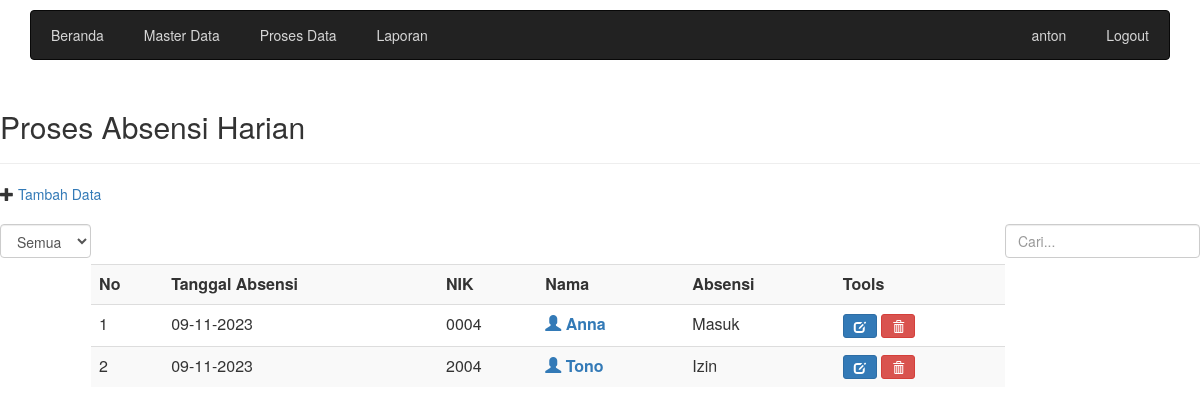
/absenhari_data.php (signed in), run on the app's committed database.
### tables this page shows
CREATE TABLE `absen_harian` (
  `id_absen_harian` int(11) NOT NULL,
  `tgl_absensi` date NOT NULL,
  `nik` varchar(10) NOT NULL,
  `absensi` varchar(16) NOT NULL,
  `keterangan` text NOT NULL
);

CREATE TABLE `karyawan` (
  `nik` varchar(10) NOT NULL,
  `nama` varchar(64) NOT NULL,
  `tempat_lahir` varchar(32) NOT NULL,
  `tanggal_lahir` date NOT NULL,
  `alamat` text NOT NULL,
  `no_telepon` char(12) NOT NULL,
  `jabatan` varchar(15) NOT NULL,
  `status` varchar(15) NOT NULL
);

### library.php (called while the page is built, shortened)
<?php
function IndonesiaTgl ($tanggal){
    $tgl=substr ($tanggal,8,2);
    $bln=substr ($tanggal,5,2);
    $thn=substr ($tanggal,0,4);
    $tanggal="$tgl-$bln-$thn";
    return $tanggal;
}
?>

### absenhari_data.php (the view, shortened to what this page needs)
<?php include "head-admin.php"; ?>
<h2>Proses Absensi Harian</h2>
<hr />
                    <?php
        $pageSql="SELECT absen_harian.*, karyawan.nama FROM absen_harian LEFT JOIN karyawan ON karyawan.nik=absen_harian.nik" ;
        ?>
        <span class="glyphicon glyphicon-plus" aria-hidden="true"></span> <a href="absenhari_add.php"> Tambah Data</a>
        <br/>
        <br/>
        <div class="form-group">
            <div class="left">
                <form class="form-inline" method="get">
                <select name="filter" class="form-control" onchange="form.submit()">
                <?php $filter = (isset($_GET['filter']) ? strtolower($_GET['filter']): NULL); ?>
                <option value="0" <?php if ($filter == '0') { echo 'selected'; } ?>> Semua </option>
            </select>
        </form>
    </div>
    <div class="right">
        <form class="" method="POST" action="absenhari_data.php">
            <input type="text" class="form-control" name="qcari" placeholder= "Cari..." autofocus/>
        </form>
    </div>
    <br />
    <br />
    <div class="table-responsive">
        <table class="table table-striped table-hover">
            <tr>
                <th>No</th>
                <th>Tanggal Absensi</th>
                <th>NIK</th>
                <th>Nama</th>
                <th>Absensi</th>
                <th>Tools</th>
            </tr>
            <?php
            if ($filter) {
                $sql = mysqli_query($koneksi, "SELECT absen_harian.*, karyawan.nama FROM absen_harian INNER JOIN karyawan ON karyawan.nik=absen_harian.nik WHERE absensi='$filter' ORDER BY tgl_absensi ASC") ;
            }else{
                $sql = mysqli_query($koneksi, $pageSql." ORDER BY tgl_absensi ASC");
            }
            if (mysqli_num_rows($sql) == 0){
                ?>
                <tr><td colspan="8">Data Tidak Ada.</td></tr>
                <?php
                }else{
                    $no=1;
                    while($row = mysqli_fetch_assoc($sql)) {
                ?>
                <tr>
                    <td><?php echo $no++; ?></td>
                    <td><?php echo indonesiaTgl ($row['tgl_absensi']); ?></td>
                    <td><?php echo $row['nik']; ?></td>
                    <td><a href="karyawan_detail.php?nik=<?php echo $row['nik']; ?>" ><span class="glyphicon glyphicon-user" aria-hidden="true"></span> <?php echo $row['nama']; ?></a></td>
                    <td><?php echo $row['absensi']; ?></td>
                    <td>
                        <a href="absenhari_edit.php?id=<?php echo $row['id_absen_harian' ]; ?>" title="Edit Data" class="btn btn-primary btn-sm"><span class="glyphicon glyphicon-edit" aria-hidden="true"></span></a>
                        <a href="absenhari_data.php?aksi=delete&id=<?php echo $row[ 'id_absen_harian']; ?>" title="Hapus Data" onclick="return confirm ('Anda yakin akan menghapus data <?php echo $row[ 'tgl_absensi']; ?>?')" class="btn btn-danger btn-sm"><span class ="glyphicon glyphicon-trash" aria-hidden="true"></span></a>
                    </td>
                    </tr>
                    <?php
                    }
                }
                ?>
                </table>
            </div>
<?php include "foot.php"; ?>

### css/site.css (style rules this page uses)
.form-group { margin-bottom: 15px; }
.form-group a { font-weight:bold; }
.form-group .left { float: left; }
.form-group .right { float: right; }

### data on the page
absen_harian: tgl_absensi "09-11-2023", nik "0004", nik.nama "Anna", absensi "Masuk", id_absen_harian 0 (drawn)
absen_harian: tgl_absensi "09-11-2023", nik "2004", nik.nama "Tono", absensi "Izin", id_absen_harian 0 (drawn)

### other printed values
$_SESSION['username'] "anton"
